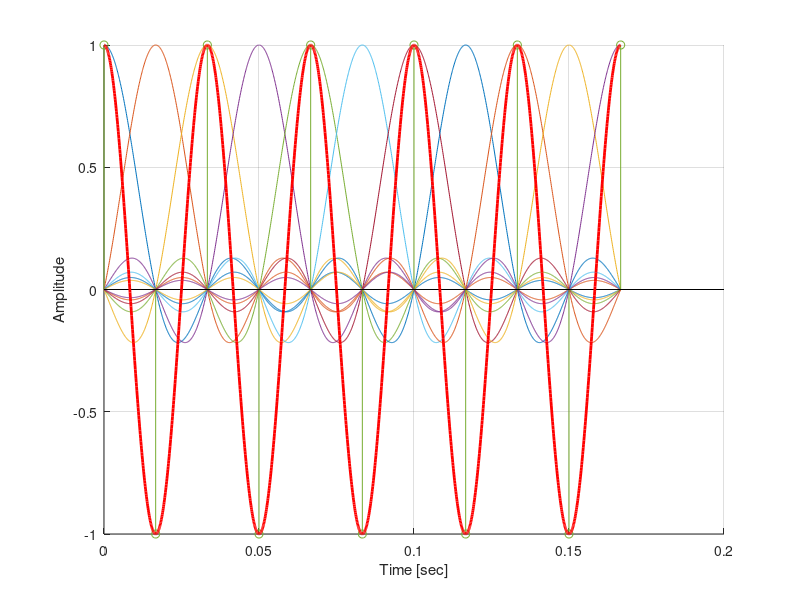

MATLAB code for this plot:
% Sampling and reconstruction demo
clear,clc,close all;

% Parameters
F = 30;     % frequency of signal [Hz]
Fs = 2*F;   % sampling rate [Hz]
Ts = 1/Fs;  % sampling period [sec]

% Generate "continuous time" signal and discrete time signal
tc = 0:1e-4:5/F;        % CT axis
xc = cos(2*pi*F*tc);    % CT signal
td = 0:Ts:5/F;          % DT axis
xd = cos(2*pi*F*td);    % DT signal
N = length(td);         % number of samples

% Reconstruction by using the formula:
% xr(t) = sum over n=0,...,N-1: x(nT)*sin(pi*(t-nT)/T)/(pi*(t-nT)/T)
% Note that sin(pi*(t-nT)/T)/(pi*(t-nT)/T) = sinc((t-nT)/T)
% sinc(x) = sin(pi*x)/(pi*x) according to MATLAB
xr = zeros(size(tc));
sinc_train = zeros(N,length(tc));
for t = 1:length(tc)
    for n = 0:N-1
        sinc_train(n+1,:) = sin(pi*(tc-n*Ts)/Ts)./(pi*(tc-n*Ts)/Ts);
        xr(t) = xr(t) + xd(n+1)*sin(pi*(tc(t)-n*Ts)/Ts)/(pi*(tc(t)-n*Ts)/Ts);
        
    end
end

hold on
grid on
plot(tc,sinc_train);
stem(td,xd)
plot(tc,xc,'r', 'LineWidth',2)
xlabel('Time [sec]')
ylabel('Amplitude')
